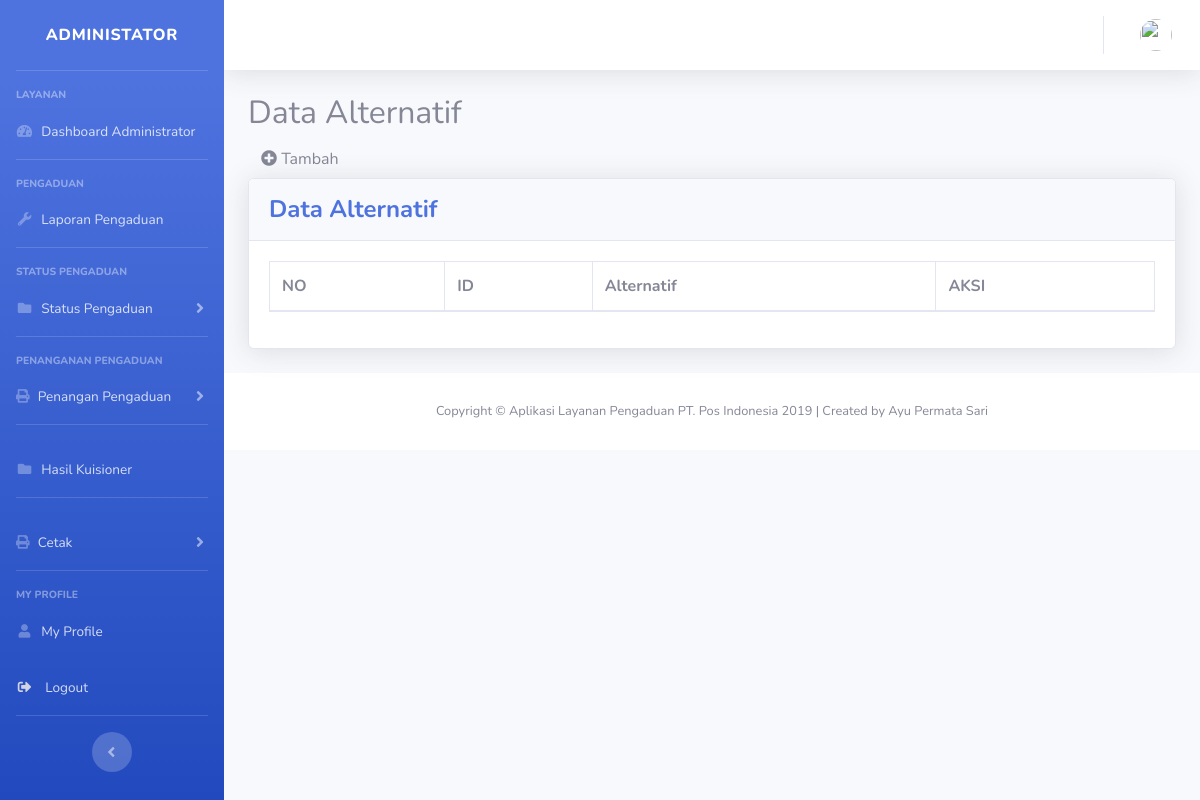
Page /index.php/alternatifc/data_alternatif on the earlier database version.
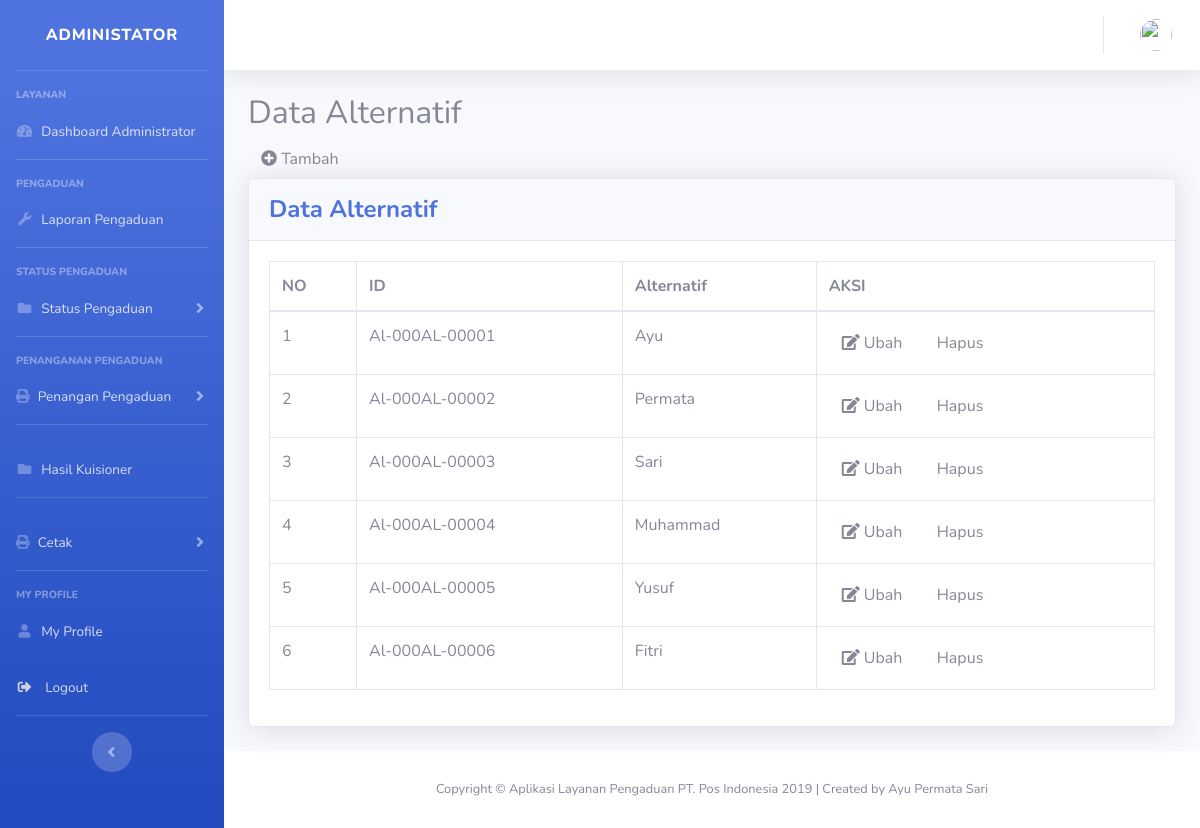
Same page on the later database version.
### tables this page shows
CREATE TABLE `tbl_alternatif` (
  `id_alternatif` varchar(255) NOT NULL,
  `kd_alternatif` varchar(255) NOT NULL,
  `nm_alternatif` varchar(255) NOT NULL
);

### application/controllers/alternatifc.php (called while the page is built, shortened)
<?php
class alternatifc extends CI_Controller
{
    function __construct()
    {
        $this->load->model('m_wp');
    }
    public function data_alternatif()
    {
        $data['title'] = 'Dashboard Admin';
        $data['user'] = $this->db->get_where('user', ['email' =>
        $this->session->userdata('email')])->row_array();
        $data['header'] = 'Data Alternatif';
        $data['header_title'] = 'Data Alternatif';
        $data['data_alternatif'] =  $this->m_wp->getAllData('tbl_alternatif');
        $this->load->view('templates/header', $data);
        $this->load->view('templates/sidebar_admin', $data);
        $this->load->view('templates/topbar', $data);
        $this->load->view('alternatif/data_alternatif', $data);
        $this->load->view('templates/footer');
    }
}

### index.php (called while the page is built, shortened)
<?php
require_once BASEPATH.'core/CodeIgniter.php';

### application/models/m_wp.php (called while the page is built, shortened)
<?php
class m_wp extends CI_Model
{
    public function getAllData($table)
    {
        return $this->db->get($table)->result();
    }
}

### application/views/alternatif/data_alternatif.php (the view, shortened to what this page needs)
<section class="content">
    <div class="container-fluid">
        <div class="block-header">
            <h2>
                <?php echo $header_title; ?>
            </h2>
        </div>
        <div align="left">
            <a href="<?php echo site_url('alternatifc/manage_alternatif'); ?>" class="btn btn-default btn-round"> <i class="fa fa-plus-circle"></i> Tambah
            </a>
        </div>
        <div class="card shadow mb-4">
            <div class="card-header py-3">
                <h4 class="m-0 font-weight-bold text-primary">Data Alternatif</h4>
            </div>
            <div class="card-body">
                <div class="table-responsive">
                    <table class="table table-bordered" id="laporanaduan" width="100%" cellspacing="0">
                        <thead>
                            <tr>
                                <th>NO</th>
                                <th>ID</th>
                                <th>Alternatif</th>
                                <th>AKSI</th>
                            </tr>
                        </thead>
                        <tbody>
                            <?php
                            $no = 1;
                            if (isset($data_alternatif)) {
                                foreach ($data_alternatif as $row) {
                                    ?>
                            <tr>
                                <td><?php echo $no++; ?></td>
                                <td><?php echo 'Al-000' . $row->id_alternatif; ?></td>
                                <td><?php echo $row->nm_alternatif; ?></td>
                                <td>
                                    <a href="<?php echo site_url('alternatifc/manage_alternatif/' . $row->id_alternatif); ?>" class="btn btn-default btn-xs"> <i class="fa fa-edit"></i> Ubah
                                    </a>
                                    <a href="<?php echo site_url('alternatifc/proses_hapus_alternatif/' . $row->id_alternatif); ?>" class="btn btn-default btn-xs" onclick="return confirm('Yakin ingin menghapus data ? ')"> <i class="fa fa-trash-o"></i> Hapus
                                    </a>
                                </td>
                            </tr>
                            <?php }
                            }
                            ?>
                        </tbody>
                    </table>
                </div>
            </div>
        </div>
    </div>
</section>

Differences in the rows shown:
added tbl_alternatif: id_alternatif "AL-00001", nm_alternatif "Ayu"
added tbl_alternatif: id_alternatif "AL-00002", nm_alternatif "Permata"
added tbl_alternatif: id_alternatif "AL-00003", nm_alternatif "Sari"
added tbl_alternatif: id_alternatif "AL-00004", nm_alternatif "Muhammad"
added tbl_alternatif: id_alternatif "AL-00005", nm_alternatif "Yusuf"
added tbl_alternatif: id_alternatif "AL-00006", nm_alternatif "Fitri"
